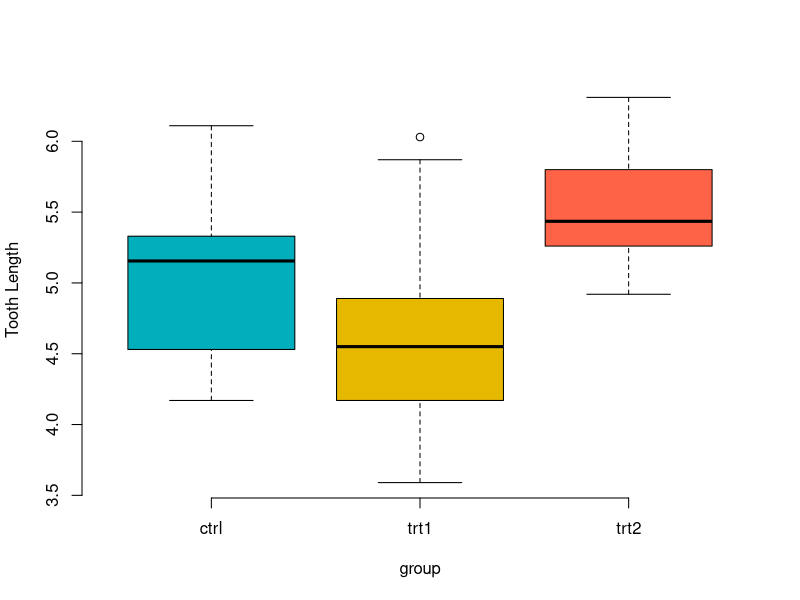

The R script that drew this image:
## ---- chunk 1
data(PlantGrowth)
str(PlantGrowth)
levels(PlantGrowth$group)
## ---- chunk 2
boxplot(weight ~ group, 
        data=PlantGrowth,
        frame = FALSE, 
        col = c("#00AFBB", "#E7B800","tomato"),
        ylab="Tooth Length")
## ---- chunk 3
str(PlantGrowth)
with(data = PlantGrowth,shapiro.test(weight[group=="ctrl"]))
with(data = PlantGrowth,shapiro.test(weight[group=="trt1"]))
with(data = PlantGrowth,shapiro.test(weight[group=="trt2"]))
## ---- chunk 4
bartlett.test(weight~group, data = PlantGrowth)
## ---- chunk 5
library(car)
leveneTest(weight~group, data = PlantGrowth)
## ---- chunk 6
ctrl <- with(data = PlantGrowth, weight[group=="ctrl"])

trt1 <- with(data = PlantGrowth, weight[group=="trt1"])

trt2 <- with(data = PlantGrowth, weight[group=="trt2"])

cov(ctrl, trt1)
cov(ctrl, trt2)
cov(trt1, trt2)
## ---- chunk 7
plant.aov <- aov(weight~group, data = PlantGrowth)

summary(plant.aov)
## ---- chunk 8
TukeyHSD(plant.aov)
## ---- chunk 9
library(multcomp)
summary(glht(plant.aov, linfct = mcp(group="Tukey")))
## ---- chunk 10
pairwise.t.test
pairwise.t.test(PlantGrowth$weight, PlantGrowth$group, p.adjust.method = "BH")
## ---- chunk 11
kruskal.test(weight ~ group, data = PlantGrowth)
